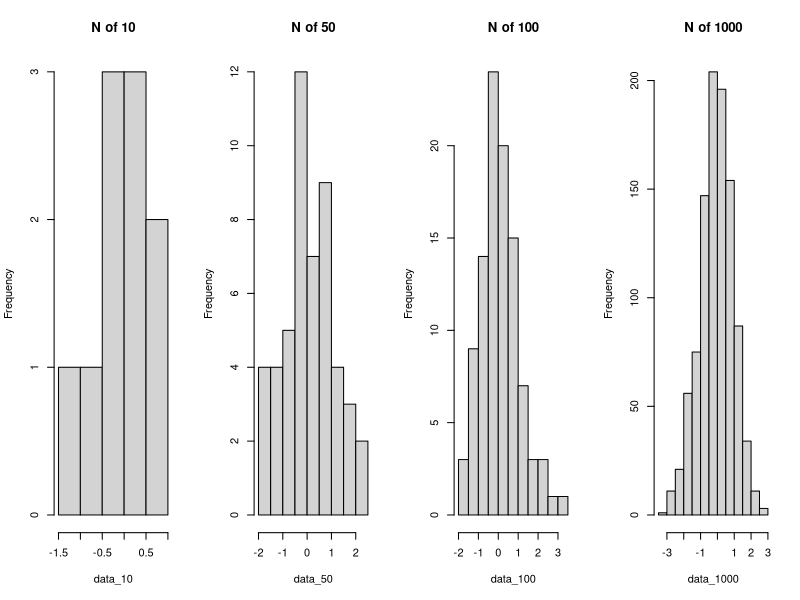
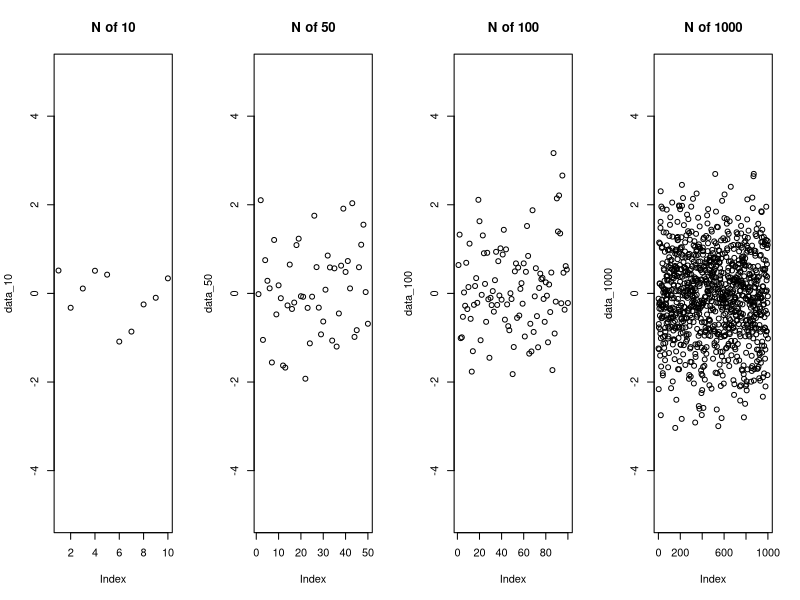
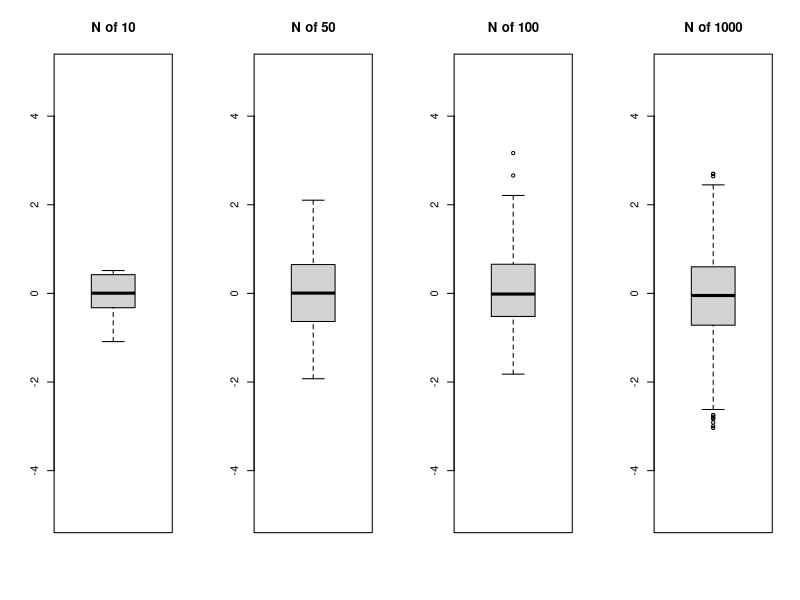
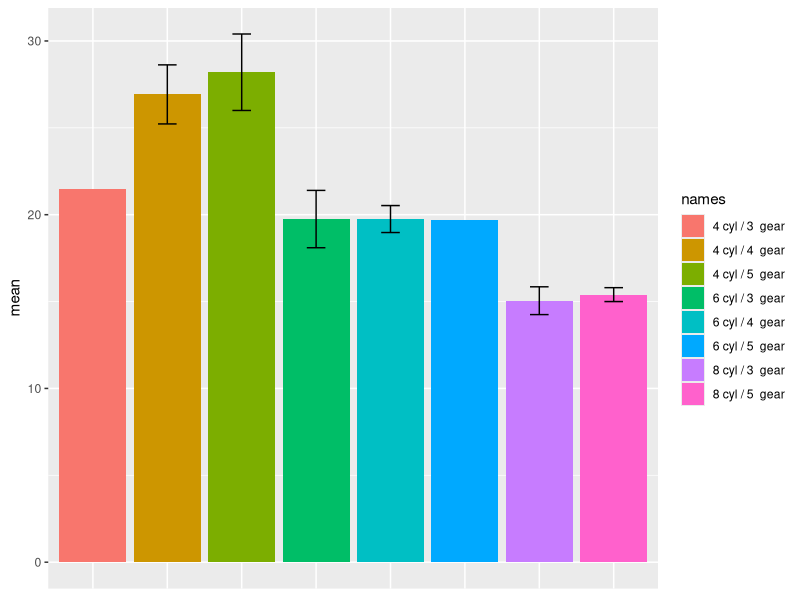
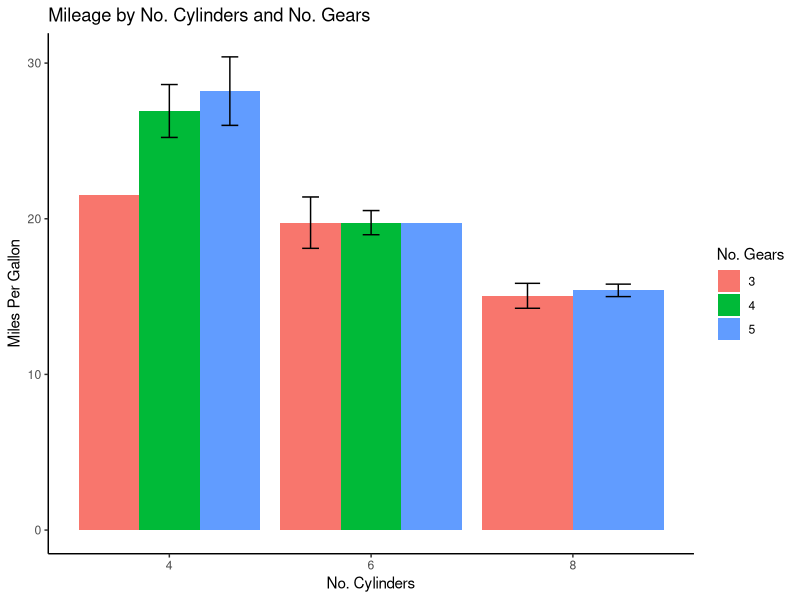

These figures' R source, in order:
#never reinvent the wheel: portions of this code inspired by https://www.r-bloggers.com/standard-deviation-vs-standard-error/

# Exercise 1 - comparing sd and sem with different plots and different N ####
#generate some random data
set.seed(20190117) 
data_10 = rnorm(10)
data_50 = rnorm(50)
data_100 = rnorm(100)
data_1000 = rnorm(1000)

#tell r to plot four graphs in the same plot for comparison
par(mfrow = c(1, 4))

#visualize our random data with a histogram
hist(data_10, main = "N of 10")
hist(data_50, main = "N of 50")
hist(data_100, main = "N of 100")
hist(data_1000, main = "N of 1000")

#visualize the datasets with a dot plot
plot(data_10, main = "N of 10", ylim = c(-5,5))
plot(data_50, main = "N of 50", ylim = c(-5,5))
plot(data_100, main = "N of 100", ylim = c(-5,5))
plot(data_1000, main = "N of 1000", ylim = c(-5,5))

#visualize the datasets with a box plot
boxplot(data_10, main = "N of 10", ylim = c(-5,5))
boxplot(data_50, main = "N of 50", ylim = c(-5,5))
boxplot(data_100, main = "N of 100", ylim = c(-5,5))
boxplot(data_1000, main = "N of 1000", ylim = c(-5,5))

#what can we observe about increasing values in our datasets?

#view standard deviation for each of the datasets
?sd
sd(data_10)
sd(data_50)
sd(data_100)
sd(data_1000)
#how does our ability to determine sd change as N increases?

#make a standard error of the mean function
sem = function(dataset){
  sd(dataset)/sqrt(length(dataset))
}

#view standard error for each of the datasets
sem(data_10)
sem(data_50)
sem(data_100)
sem(data_1000)
#how does our ability to determine sem change as N increases?

# Exercise 2 - applying learned concepts to R sample dataset mtcars ####
#portions of this code inspired by https://datascienceplus.com/building-barplots-with-error-bars/

head(mtcars)
# let's find the mean miles per gallon by number of cylinders and number of gears from this car dataset

#aggregating our data by cylinders and gears
#return the mean, standard deviation, and number of observations for each group
mtcars_examples = aggregate(mtcars$mpg, 
                             by = list(cyl = mtcars$cyl, gears = mtcars$gear),
                             FUN = function(x) c(mean = mean(x), sd = sd(x), n = length(x)))

#convert the returned matrices into a data frame
mtcars_examples = do.call(data.frame, mtcars_examples)

#add sem add this statistic to our dataframe
mtcars_examples$sem = mtcars_examples$x.sd / sqrt(mtcars_examples$x.n)

#clean up names and add a column for cylinder/gear combo
colnames(mtcars_examples) = c("cyl", "gears", "mean", "sd", "n", "sem")
mtcars_examples$names = paste(mtcars_examples$cyl, "cyl /", mtcars_examples$gears, " gear")
mtcars_examples

install.packages("ggplot2")
library(ggplot2)

dodge = position_dodge(width = 0.9)
limits = aes(ymax = mtcars_examples$mean + mtcars_examples$se,
            ymin = mtcars_examples$mean - mtcars_examples$se)

mtcars_plot = ggplot(data = mtcars_examples, aes(x = names, y = mean, fill = names))

mtcars_plot + geom_bar(stat = "identity", position = dodge) +
  geom_errorbar(limits, position = dodge, width = 0.25) +
  theme(axis.text.x=element_blank(), axis.ticks.x=element_blank(),
        axis.title.x=element_blank())

mtcars_plot = ggplot(data = mtcars_examples, aes(x = factor(cyl), y = mean, fill = factor(gears)))

limits <- aes(ymax = mtcars_examples$mean + mtcars_examples$se,
              ymin = mtcars_examples$mean - mtcars_examples$se)

mtcars_plot <- ggplot(data = mtcars_examples, aes(x = factor(cyl), y = mean, fill = factor(gears)))

mtcars_plot + 
  theme_classic() +
  geom_bar(stat = "identity", position = position_dodge(0.9)) +
  geom_errorbar(limits, position = position_dodge(0.9), width = 0.25) +
  labs(x = "No. Cylinders", y = "Miles Per Gallon") +
  ggtitle("Mileage by No. Cylinders and No. Gears") +
  scale_fill_discrete(name = "No. Gears")

#if time, can crowdsource ideas for making this graph prettier, re Alexis' workshop from a few weeks ago (: